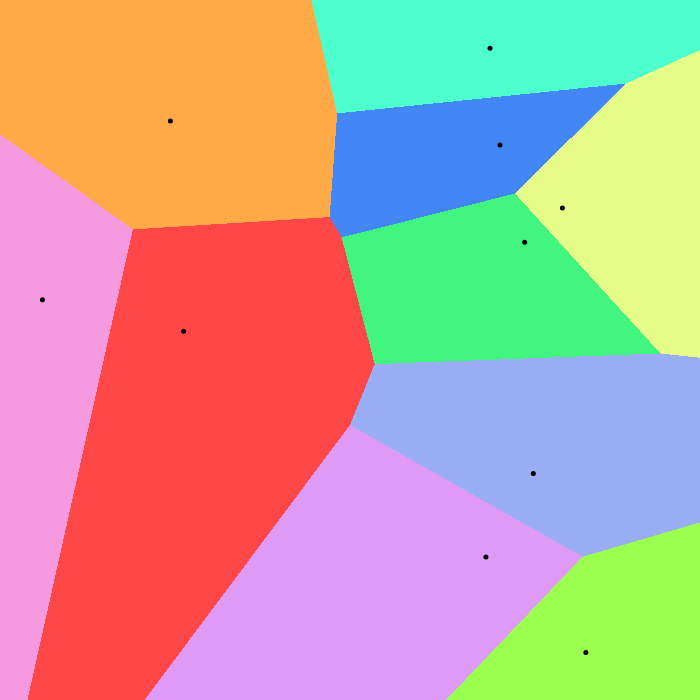
Frame 1 (no input)
Frame 60 (no input): identical to frame 1, image omitted
Frame 120 (the mouse pressed at the canvas centre since frame 60): identical to frame 1, image omitted

The p5.js sketch that drew this single still picture (run headless with seeded random() and noise() and a simulated clock; from frame 60 on, the mouse is pressed at the canvas centre):

// p5.js sketch
// ── sketch.js
ps = []
r = [66,66,229,255,255,222,245,154,77,154]
g = [135,245,252,169,71,154,154,174,255,255]
b = [245,126,136,71,71,245,222,245,204,77]

borders = []

function setup() {
  createCanvas(700, 700);
  colours = [(204,153,0),(204,153,255)]
  for(i = 0;i<10;i++){
    ps[i] = createVector(random(0,width), random(0,height));
  }
}

var minD;
var d;

function draw() {
  background(220);
  bCnt = 0;
  for(i = 0;i<width;i++){
    for(j = 0;j<height;j++){
      minD = 10000
      for(k = 0;k<10;k++){
        d = Math.sqrt(((i - ps[k].x)*(i - ps[k].x))+((j - ps[k].y)*(j - ps[k].y)));
        if(d<minD){
          minD = d;
          x = k;
        }
      }
      let c = color(r[x] ,g[x] ,b[x]);
      set(i,j,c);
    }
  }
  updatePixels();
  strokeWeight(5);
  for(i = 0;i<10;i++){
    point(ps[i].x, ps[i].y);
  }
  
}
